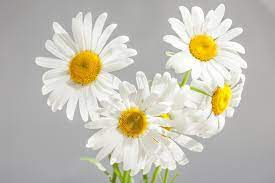
#> input picture Baitap1/HoaVietNam/test/Cuc/0031.jpg, 275 x 183 px, found by its file name; its folder holds only this picture in this run; the run also reads 1 picture not shown here
$ jupyter execute --allow-errors 23520362_CVLab2.ipynb
#> lines starting #> are read from the running program, lines starting #| are printed output that depends on the picture
[cell 1]
from google.colab import drive
drive.mount('/content/drive')

[cell 2]
dataset_path = '/content/drive/MyDrive/BT1_CS231/HoaVietNam'

BT1

[cell 3]
import os
import cv2
import numpy as np
import matplotlib.pyplot as plt
from sklearn.neighbors import KNeighborsClassifier
from sklearn.metrics import accuracy_score
from sklearn.preprocessing import LabelEncoder
from scipy.stats import skew, kurtosis
from sklearn.cluster import KMeans

[cell 4]
# Function to visualize images from a folder
def show_sample_images(folder_path, label_name, num_images=5):
    images = []
    for i, filename in enumerate(os.listdir(folder_path)):
        if i >= num_images:
            break
        img = cv2.imread(os.path.join(folder_path, filename))
        img = cv2.cvtColor(img, cv2.COLOR_BGR2RGB)
        images.append(img)

    plt.figure(figsize=(15, 3))
    for idx, img in enumerate(images):
        plt.subplot(1, num_images, idx + 1)
        plt.imshow(img)
        plt.title(f"{label_name}")
        plt.axis('off')
    plt.show()

show_sample_images(os.path.join(dataset_path, "train", "Cuc"), "Cúc")
#> in show_sample_images, img is the input picture: shape (183, 275, 3); mean B, G, R 180.5, 192.8, 196
#> the loop in show_sample_images, `for idx, img in enumerate(images):` made 1 pass
#> (the rest of this cell did not finish here and is left out)

show_sample_images(os.path.join(dataset_path, "train", "Lan"), "Lan")
show_sample_images(os.path.join(dataset_path, "train", "Dao"), "Đào")
show_sample_images(os.path.join(dataset_path, "train", "Tho"), "Tho")

[cell 5]
def extract_color_histogram(image_path, bins=(16, 16, 16)):
    image = cv2.imread(image_path)
    image = cv2.resize(image, (128, 128))  # Resize for uniformity
    hsv = cv2.cvtColor(image, cv2.COLOR_BGR2HSV)
    hist = cv2.calcHist([hsv], [0, 1, 2], None, bins, [0, 180, 0, 256, 0, 256])
    cv2.normalize(hist, hist)
    return hist.flatten()

[cell 6]
# Function to load data
def load_dataset(folder_path):
    X, y = [], []
    for label in os.listdir(folder_path):
        label_folder = os.path.join(folder_path, label)
        if os.path.isdir(label_folder):
            for img_file in os.listdir(label_folder):
                img_path = os.path.join(label_folder, img_file)
                features = extract_color_histogram(img_path)
                X.append(features)
                y.append(label)
    return np.array(X), np.array(y)

# Load train and test
#> (the rest of this cell did not finish here and is left out)

[cell 7]
def train_and_evaluate(X_train, y_train, X_test, y_test, weight, metric):
    model = KNeighborsClassifier(n_neighbors=7, weights=weight, metric=metric)
    model.fit(X_train, y_train)
    y_pred = model.predict(X_test)
    acc = accuracy_score(y_test, y_pred)
    return acc, y_pred

# Test one combination
#> (the rest of this cell did not finish here and is left out)

[cell 8]
# Test Multiple Parameters & Visualize Results
weights_options = ['uniform', 'distance']
metrics_options = ['braycurtis', 'canberra', 'correlation', 'cosine', 'euclidean', 'minkowski']

results = {}
best_acc = 0
best_weight = None
best_metric = None
for weight in weights_options:
    for metric in metrics_options:
        try:
            acc, _ = train_and_evaluate(X_train, y_train, X_test, y_test, weight, metric)
            results[(weight, metric)] = acc
            print(f"{weight}, {metric}: {acc:.4f}")
            if (best_acc < acc):
                best_acc = acc
                best_weight = weight
                best_metric = metric
        except Exception as e:
            print(f"Error with {weight}, {metric}: {e}")

# Plot the results
labels = [f"{w}\n{m}" for w, m in results.keys()]
scores = list(results.values())

plt.figure(figsize=(12, 6))
plt.barh(labels, scores, color='skyblue')
plt.xlabel("Accuracy")
plt.title("Accuracy Comparison of KNN Parameters")
plt.show()

print(f"Best Accuracy: {best_acc:.4f}")
print(f"Best Weight: {best_weight}")
print(f"Best Metric: {best_metric}")

[cell 9]
### Predict and Visualize a New Image
# Best model training
best_weight = 'distance'
best_metric = 'euclidean'
model = KNeighborsClassifier(n_neighbors=7, weights=best_weight, metric=best_metric)
#> (the rest of this cell did not finish here and is left out)

BT2:

[cell 10]
def extract_color_moments(image_path):
  image = cv2.imread(image_path) # Đọc ảnh
  hsv = cv2.cvtColor(image, cv2.COLOR_BGR2HSV)
  mean = np.mean(hsv, axis=(0, 1))
  std = np.std(hsv, axis=(0, 1))
  skewness = np.mean(((hsv - mean) / (std + 1e-6)) ** 3, axis=(0, 1))
  return np.concatenate([mean, std, skewness])

[cell 11]
def extract_dominant_color(image_path, k=3):
    image = cv2.imread(image_path)
    image = cv2.cvtColor(image, cv2.COLOR_BGR2HSV)
    image = image.reshape((image.shape[0] * image.shape[1], 3))
    kmeans = KMeans(n_clusters=k)
    kmeans.fit(image)
    dominant_colors = kmeans.cluster_centers_
    return dominant_colors.flatten()

[cell 12]
def load_dataset(dataset_path, feature_type):
    data, labels = [], []
    label_dict = {name: idx for idx, name in enumerate(["Cuc", "Dao", "Lan", "Mai", "Tho"])}

    for category, label in label_dict.items():
        category_path = os.path.join(dataset_path, category)
        if os.path.isdir(category_path):
            for image_name in os.listdir(category_path):
                image_path = os.path.join(category_path, image_name)
                if image_name.lower().endswith('.jpg'):
                    if feature_type == "moments":
                      feature = extract_color_moments(image_path)
                    else:
                      feature = extract_dominant_color(image_path)
                    data.append(feature)
                    labels.append(label)
    return np.array(data), np.array(labels)

best_weights, best_metric = 'uniform', 'braycurtis'

for feature_type in ["moments", "dominant_color"]:
    train_data, train_labels = load_dataset(os.path.join(dataset_path, "train"), feature_type)
#> in extract_color_moments, `hsv = cv2.cvtColor(image, cv2.COLOR_BGR2HSV)`: hsv: shape (183, 275, 3); mean H, S, V 36.5, 21.1, 197
#> in extract_color_moments, `mean = np.mean(hsv, axis=(0, 1))`: mean = [36.5, 21.09, 197]
#> in extract_color_moments, `std = np.std(hsv, axis=(0, 1))`: std = [43.66, 51.46, 29.91]
#> in extract_color_moments, `skewness = np.mean(((hsv - mean) / (std + 1e-6)) ** 3, axis=(0, 1))`: skewness = [1.79, 3.54, 0.506]
#> in load_dataset, `feature = extract_color_moments(image_path)`: feature = [36.5, 21.09, 197, 43.66, 51.46, 29.91, 1.79, 3.54, 0.506]
    test_data, test_labels = load_dataset(os.path.join(dataset_path, "test"), feature_type)

    knn = KNeighborsClassifier(n_neighbors=7, weights=best_weights, metric=best_metric)
    knn.fit(train_data, train_labels)
    accuracy = accuracy_score(test_labels, knn.predict(test_data))

    print(f"Feature: {feature_type}, Accuracy: {accuracy:.4f}")
#> pass 2 of the loop `for feature_type in ["moments", "dominant_color"]:`:

[cell 13]
def extract_rgb_histogram(image_path, bins=(8, 8, 8)):
    image = cv2.imread(image_path)
    image = cv2.cvtColor(image, cv2.COLOR_BGR2RGB)
    hist = cv2.calcHist([image], [0, 1, 2], None, bins, [0, 256, 0, 256, 0, 256])
    cv2.normalize(hist, hist)
    return hist.flatten()

def extract_hsv_histogram(image_path, bins=(16, 16, 16)):
    image = cv2.imread(image_path)
    image = cv2.cvtColor(image, cv2.COLOR_BGR2HSV)
    hist = cv2.calcHist([image], [0, 1, 2], None, bins, [0, 180, 0, 256, 0, 256])
    cv2.normalize(hist, hist)
    return hist.flatten()

def load_dataset2(dataset_path, feature_extractor):
    data, labels, image_paths = [], [], []
    label_dict = {name: idx for idx, name in enumerate(["Cuc", "Dao", "Lan", "Mai", "Tho"])}

    for category in label_dict.keys():
        category_path = os.path.join(dataset_path, category)
        if os.path.isdir(category_path):
            for image_name in os.listdir(category_path):
                image_path = os.path.join(category_path, image_name)
                if image_name.lower().endswith('.jpg'):
                    feature = feature_extractor(image_path)
                    data.append(feature)
                    labels.append(label_dict[category])
                    image_paths.append(image_path)
    return np.array(data), np.array(labels), image_paths

train_data_rgb, train_labels, _ = load_dataset2(os.path.join(dataset_path, "train"), extract_rgb_histogram)
#> in load_dataset2, `feature = feature_extractor(image_path)`: feature = 512 values, max 0.932 at index 365, min 0 at index 0, mean 0.00343
#> pass 2 of the loop in load_dataset2, `for category in label_dict.keys():`:
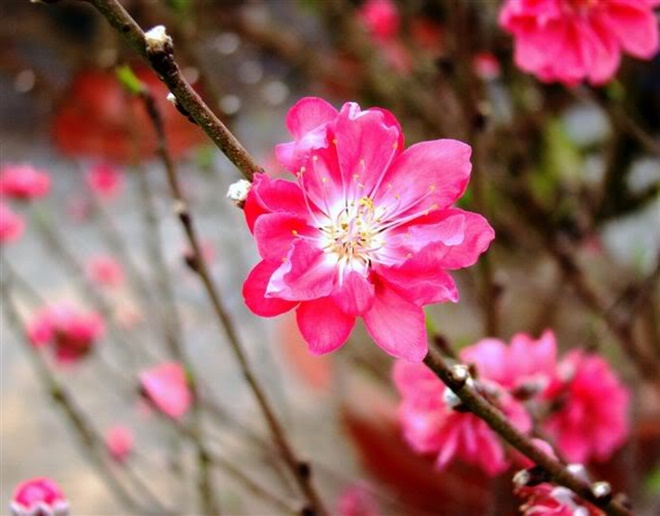
#> input picture Baitap1/HoaVietNam/test/Dao/0031.jpg, 660 x 516 px, found by its file name
#> in extract_rgb_histogram, image is the input picture: shape (516, 660, 3); mean B, G, R 98.7, 94.1, 153.4
#> in load_dataset2, `feature = feature_extractor(image_path)`: feature = 512 values, max 0.411 at index 136, min 0 at index 2, mean 0.0124
test_data_rgb, test_labels, test_paths = load_dataset2(os.path.join(dataset_path, "test"), extract_rgb_histogram)
#> pass 2 of the loop in load_dataset2, `for category in label_dict.keys():`:

train_data_hsv, _, _ = load_dataset2(os.path.join(dataset_path, "train"), extract_hsv_histogram)
#> pass 2 of the loop in load_dataset2, `for category in label_dict.keys():`:
test_data_hsv, _, _ = load_dataset2(os.path.join(dataset_path, "test"), extract_hsv_histogram)
#> pass 2 of the loop in load_dataset2, `for category in label_dict.keys():`:

knn_rgb = KNeighborsClassifier(n_neighbors=7, weights='uniform', metric='braycurtis')
knn_rgb.fit(train_data_rgb, train_labels)
predictions_rgb = knn_rgb.predict(test_data_rgb)

knn_hsv = KNeighborsClassifier(n_neighbors=7, weights='uniform', metric='braycurtis')
knn_hsv.fit(train_data_hsv, train_labels)
predictions_hsv = knn_hsv.predict(test_data_hsv)

correct_rgb_wrong_hsv = []
wrong_rgb_correct_hsv = []
wrong_rgb_wrong_hsv = []

for i, (true_label, pred_rgb, pred_hsv) in enumerate(zip(test_labels, predictions_rgb, predictions_hsv)):
    if pred_rgb == true_label and pred_hsv != true_label:
        correct_rgb_wrong_hsv.append(test_paths[i])
    elif pred_rgb != true_label and pred_hsv == true_label:
        wrong_rgb_correct_hsv.append(test_paths[i])
    elif pred_rgb != true_label and pred_hsv != true_label:
        wrong_rgb_wrong_hsv.append(test_paths[i])


def show_images2(image_paths, title):
    if not image_paths:
        print(f"Không có ảnh nào trong danh mục: {title}")
        return

    fig, axes = plt.subplots(1, min(5, len(image_paths)), figsize=(15, 5))
    fig.suptitle(title, fontsize=16)

    if len(image_paths) == 1:
        axes = [axes]

    for ax, img_path in zip(axes, image_paths[:5]):
        image = cv2.imread(img_path)
        image = cv2.cvtColor(image, cv2.COLOR_BGR2RGB)
        ax.imshow(image)
        ax.axis('off')

    plt.show()
    return fig, axes
show_images2(wrong_rgb_correct_hsv, "Ảnh sai ở bài 1 nhưng đúng ở bài 2")
show_images2(correct_rgb_wrong_hsv, "Ảnh đúng ở bài 1 nhưng sai ở bài 2")
show_images2(wrong_rgb_wrong_hsv, "Ảnh sai ở cả hai bài")
#> call 3 of show_images2, with title = 'Ảnh sai ở cả hai bài'
#> pass 2 of the loop in show_images2, `for ax, img_path in zip(axes, image_paths[:5]):`:
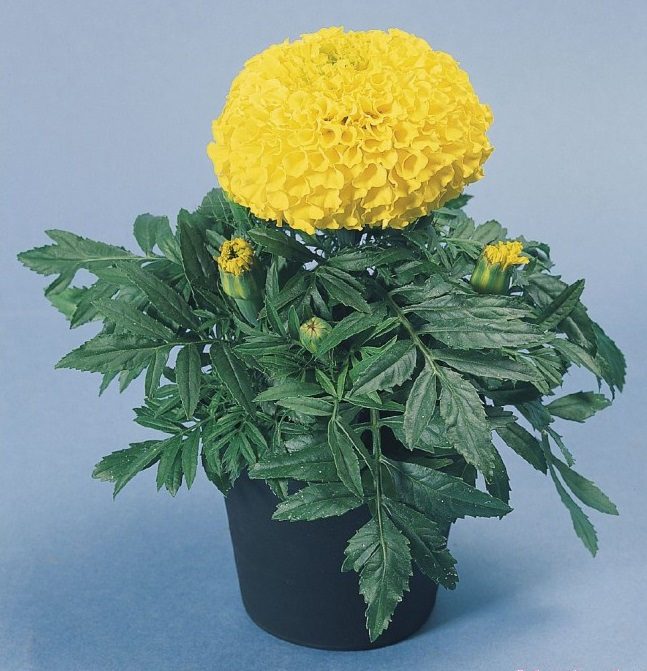
#> input picture Baitap1/HoaVietNam/test/Tho/0039.jpg, 647 x 671 px, found by its file name
#> in show_images2, image is the input picture: shape (671, 647, 3); mean B, G, R 136.7, 144.1, 123.4
#> in show_images2 (call 3), `plt.show()`:
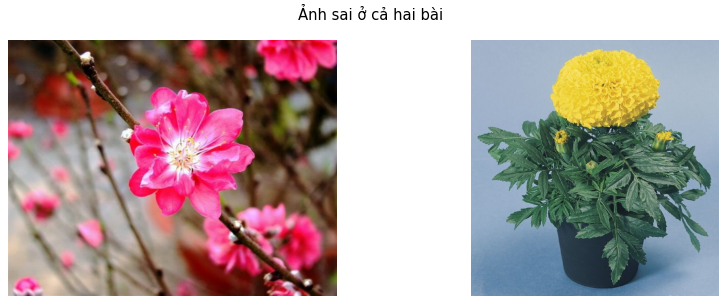
#> figure drawn by matplotlib, 2 panels

accuracy_rgb = accuracy_score(test_labels, predictions_rgb)
accuracy_hsv = accuracy_score(test_labels, predictions_hsv)
print(f"\nAccuracy RGB Histogram: {accuracy_rgb:.4f}")
print(f"Accuracy HSV Histogram: {accuracy_hsv:.4f}")
